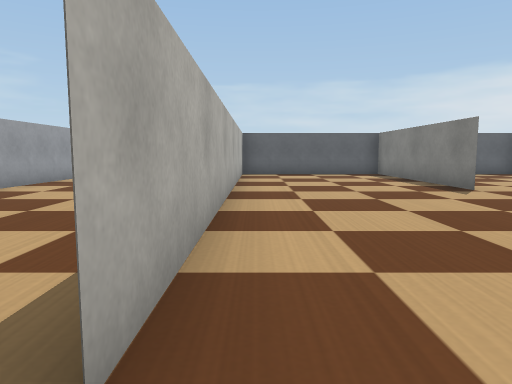
view 1 (above)

12 first-person views from a walk through a robot-simulator world made for Webots. The camera is 0.15 m above the floor, tilts 6° down and sees 70° across. The floor is counted in squares, 0.2 m on a side. Each view is taken from the middle of a square. On the plan, view 1 faces up. The plan holds only what a view shows up to about 11 squares ahead; the rest is blank. Robots are left out. Simple shapes and patterns stand in for the simulator's stock objects.

view 2
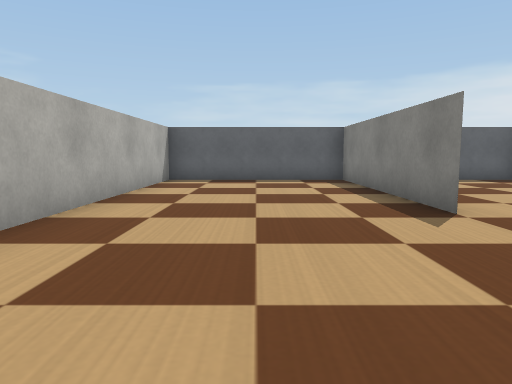

view 3
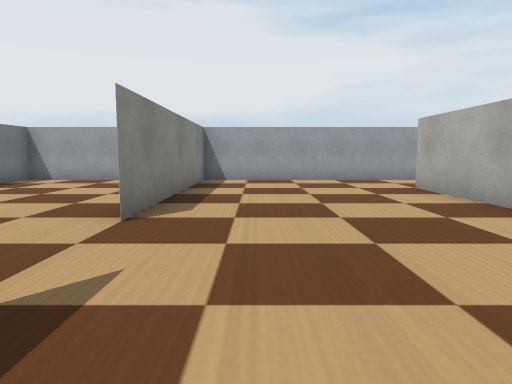

view 4
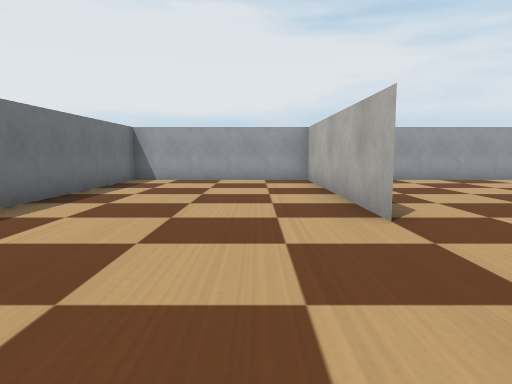

view 5
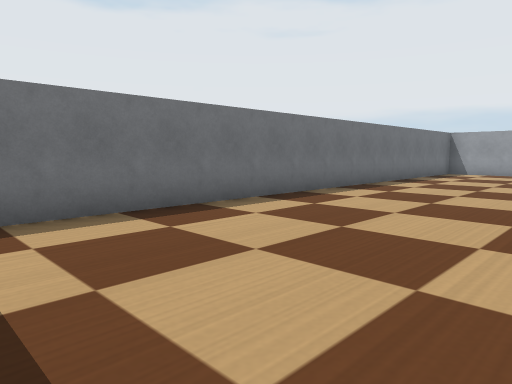

view 6
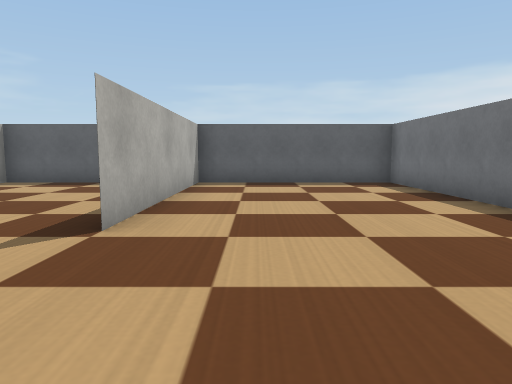

view 7
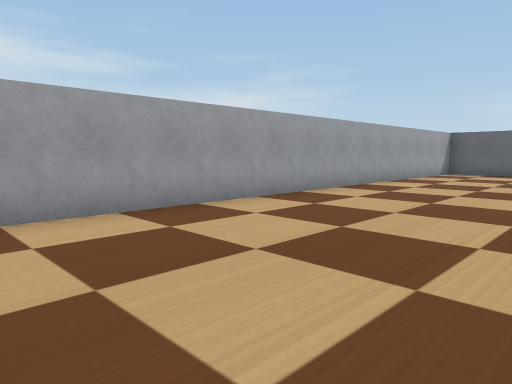

view 8
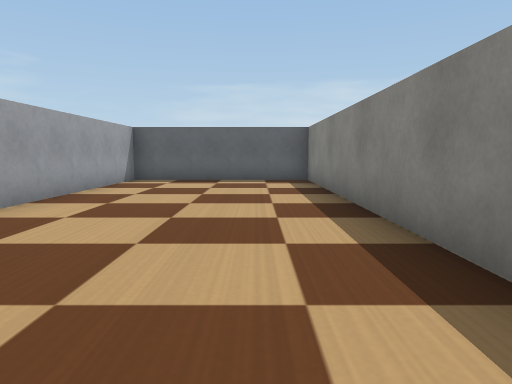

view 9
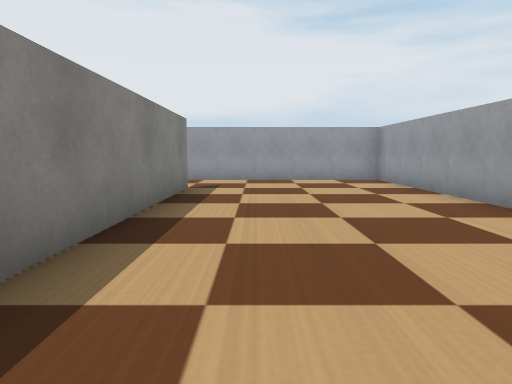

view 10
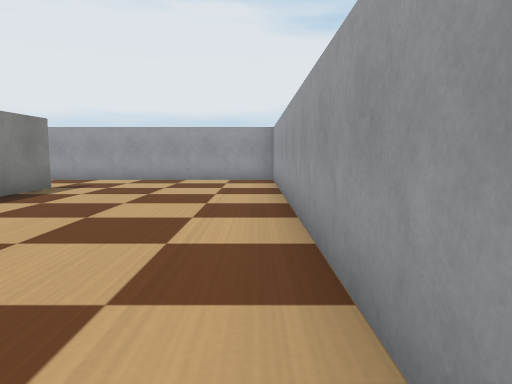

view 11
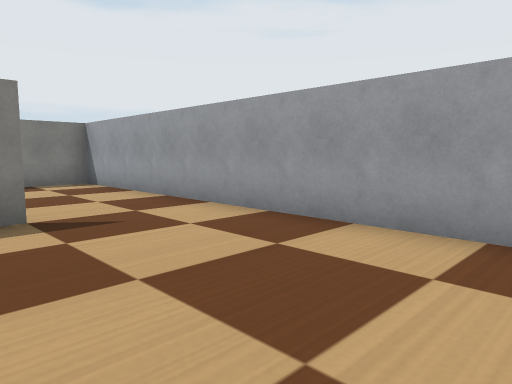

view 12
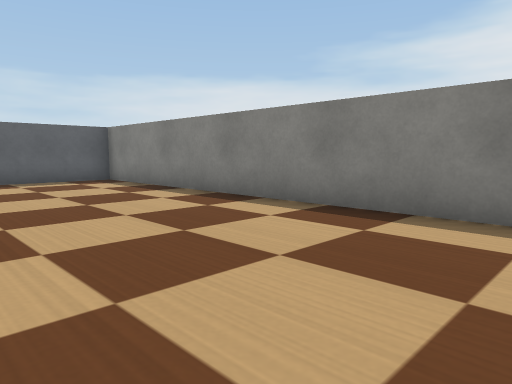

### Floor plan
Ten units are one square. View 1 is at (0, 0); x grows to the right and y downward. Boxes are objects, and circles mark ways between rooms. Rooms are numbered by the first view taken in them; rooms with no view inside come last. Other rooms are left out.
<svg viewBox="-60 -140 160 161">
<path fill="none" stroke="#000" d="M45 -75 45 -135M40 -135 -10 -135M-5 15 40 15M-5 -135 -5 -9M45 16 45 -50M45 -50 45 15M45 -135 45 -75M40 15 95 15 95 -135 40 -135M-5 -9 -5 -135M-10 -135 -55 -135 -55 15 -5 15"/>
<circle cx="40" cy="-60" r="3" fill="#2a7"/>
<circle cx="-10" cy="5" r="3" fill="#2a7"/>
<text x="20" y="-60">1</text>
<text x="70" y="-60">2</text>
<text x="-30" y="-60">3</text>
</svg>
Room 1 opens to room 2. Room 1 opens to room 3.

Where each view was taken, in squares from view 1:
view 1: 0 up, 0 right, facing up
view 2: 3 up, 2 right, facing up
view 3: 9 up, 3 right, facing down
view 4: 9 up, 6 right, facing down
view 5: 13 up, 5 right, facing down-right
view 6: 4 up, 6 right, facing up
view 7: 1 down, 1 left, facing up-left
view 8: 3 up, 2 left, facing up
view 9: 9 up, 2 left, facing down
view 10: 9 up, 5 left, facing down
view 11: 2 up, 5 left, facing down-right
view 12: 3 up, 5 left, facing up-right
